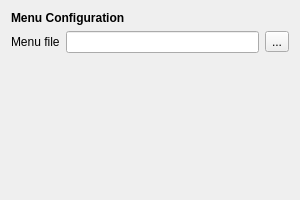
<?xml version="1.0" encoding="UTF-8"?>
<ui version="4.0">
 <class>MenuConfig</class>
 <widget class="QWidget" name="MenuConfig">
  <property name="geometry">
   <rect>
    <x>0</x>
    <y>0</y>
    <width>300</width>
    <height>200</height>
   </rect>
  </property>
  <layout class="QVBoxLayout" name="verticalLayout">
   <item>
    <widget class="QLabel" name="label">
     <property name="font">
      <font>
       <weight>75</weight>
       <bold>true</bold>
      </font>
     </property>
     <property name="text">
      <string>Menu Configuration</string>
     </property>
    </widget>
   </item>
   <item>
    <layout class="QHBoxLayout" name="horizontalLayout">
     <item>
      <widget class="QLabel" name="menuFileL">
       <property name="text">
        <string>Menu file</string>
       </property>
      </widget>
     </item>
     <item>
      <widget class="QLineEdit" name="menuFilePathLE">
       <property name="readOnly">
        <bool>true</bool>
       </property>
      </widget>
     </item>
     <item>
      <widget class="QToolButton" name="chooseMenuFilePB">
       <property name="text">
        <string>...</string>
       </property>
      </widget>
     </item>
    </layout>
   </item>
   <item>
    <spacer name="verticalSpacer">
     <property name="orientation">
      <enum>Qt::Vertical</enum>
     </property>
     <property name="sizeHint" stdset="0">
      <size>
       <width>20</width>
       <height>40</height>
      </size>
     </property>
    </spacer>
   </item>
  </layout>
 </widget>
 <resources/>
 <connections/>
</ui>
